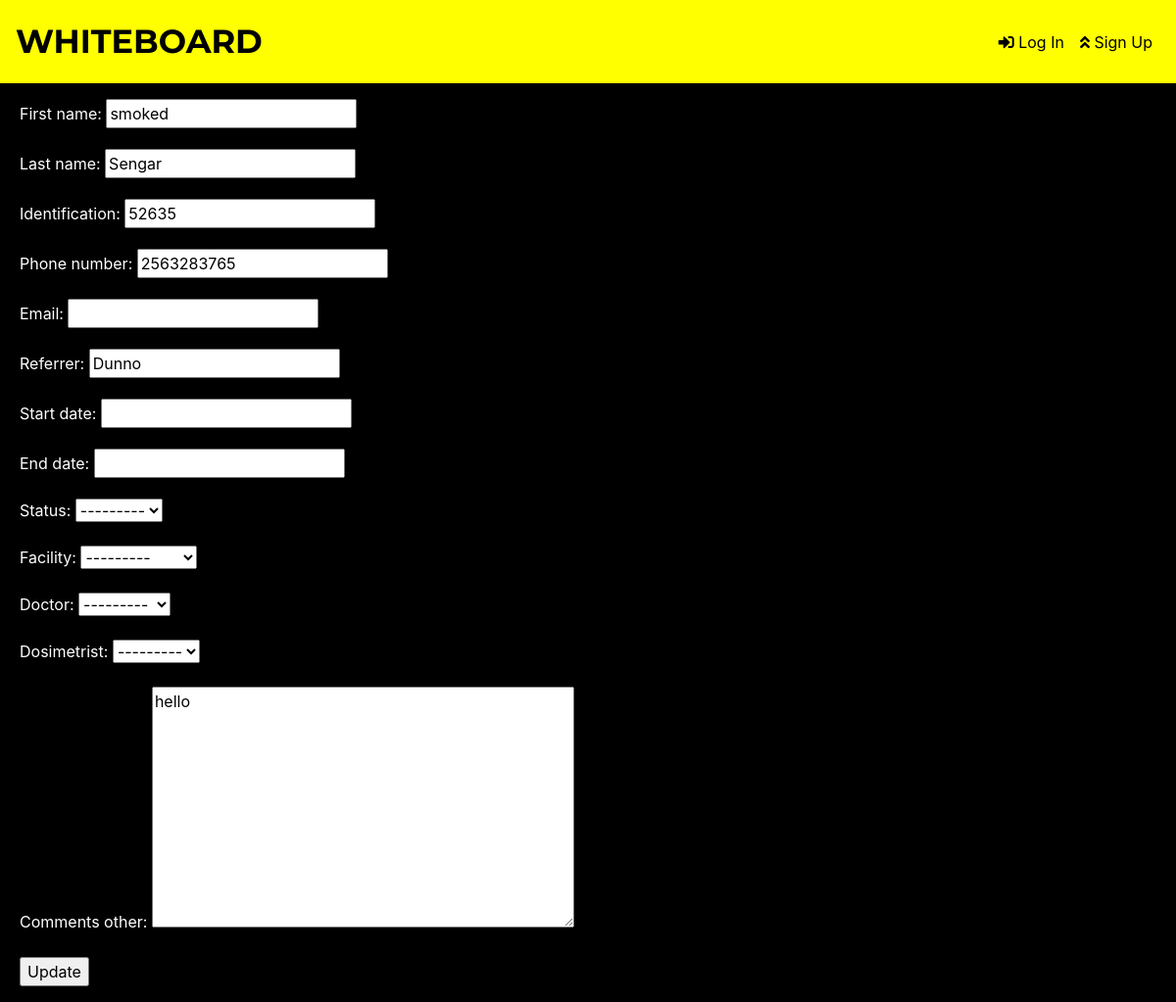
The app's page /edit/4 with its own data.
### polls/models.py (models this page shows, shortened)
class Patients(models.Model):
    STATUS_CHOICES = [
    ('A' , 'Active'),
    ('I' , 'Inactive')
    ]
    LOCATIONS_CHOICES = [
    ('TUS', 'Tuscaloosa'),
    ('WIN', 'Winfield'),
    ('JAS', 'Jasper'),
    ('DEM', 'Demopolis'),
    ('ANN', 'Anniston'),
    ('FTP', 'Fort Payne'),
    ('SYL', 'Sylacauga'),
    ('MON', 'Montgomery'),
    ('GAD', 'Gadsden'),
    ]
    DOCTORS_CHOICES = [
    ('BEA', 'Beatrous'),
    ('CAM', 'Campbell'),
    ('DRK', 'Drake'),
    ('HOB', 'Hobeika'),
    ('PNK', 'Pinkston'),
    ('SAN', 'Sanford'),
    ]
    DOSIMETRIST_CHOICES = [
    ('TAT', 'Tatum'),
    ('HUN', 'Hunter'),
    ('MAP', 'Maples')
    ]
    first_name = models.CharField(max_length = 30)
    last_name  = models.CharField(max_length = 30)
    identification = models.IntegerField(null = True, blank = True)
    phone_number = models.IntegerField(null = True, blank = True)
    email = models.EmailField(null = True, blank = True)
    area_under_treatment = []
    referrer = models.CharField(max_length = 30, blank = True)
    start_date = models.DateField(null = True, blank = True)
    end_date = models.DateField(null = True, blank = True)
    status = models.CharField(max_length = 15, choices = STATUS_CHOICES, blank = True)
    facility = models.CharField(max_length = 3, choices = LOCATIONS_CHOICES, blank = True)
    doctor = models.CharField(max_length = 30, choices = DOCTORS_CHOICES, blank = True)
    dosimetrist = models.CharField(max_length = 30, choices = DOSIMETRIST_CHOICES, blank = True)
    comments_other = models.TextField(blank = True)

### polls/views.py (the view)
# urls.py: path('edit/<int:pk>', EditPatientView.as_view(), name = 'edit'),
class EditPatientView(UpdateView):
    model = Patients
    template_name = 'polls/edit.html'
    fields = '__all__'
    success_url = '../table_view'

### templates/polls/edit.html (shortened to what this page needs)
{% extends "polls/base.html" %}
{% block content %}
<div class = "shit">
<form method="post">
    {{ form.as_p }}
    <input type="submit" value="Update" />
</form>
</div>
{% endblock %}

### records on screen
Patients: first_name "smoked", last_name "Sengar", identification "52635", phone_number "2563283765", referrer "Dunno", status "---------", facility "---------", doctor "---------", dosimetrist "---------", comments_other "hello"
